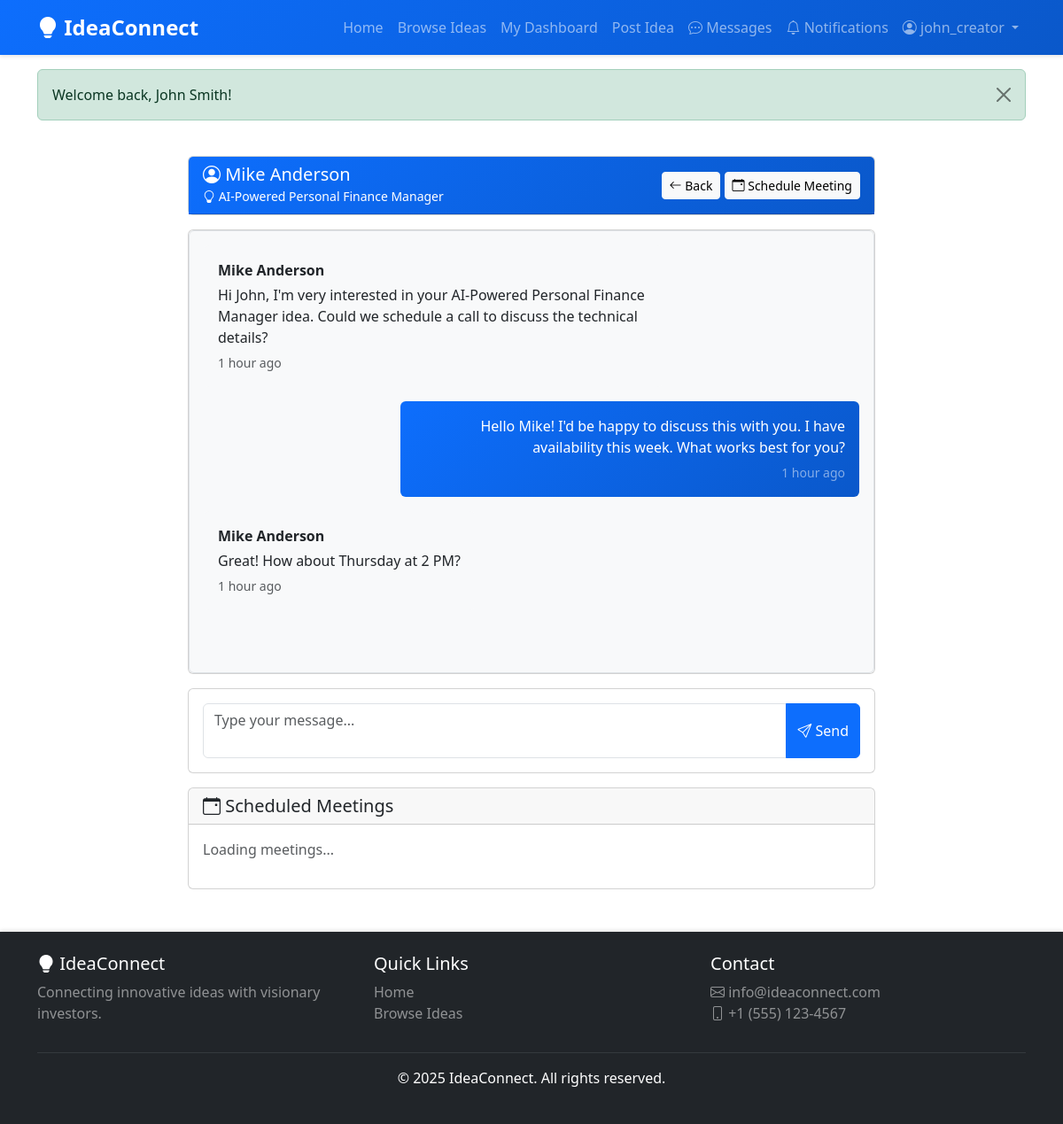
The app's page /pages/chat/conversation.php?id=1 (signed in) with its own data.
### tables this page shows
CREATE TABLE conversations (
    id INT PRIMARY KEY AUTO_INCREMENT,
    idea_id INT NOT NULL,
    creator_id INT NOT NULL,
    investor_id INT NOT NULL,
    last_message_at TIMESTAMP DEFAULT CURRENT_TIMESTAMP,
    created_at TIMESTAMP DEFAULT CURRENT_TIMESTAMP,
    FOREIGN KEY (idea_id) REFERENCES ideas(id) ON DELETE CASCADE,
    FOREIGN KEY (creator_id) REFERENCES users(id) ON DELETE CASCADE,
    FOREIGN KEY (investor_id) REFERENCES users(id) ON DELETE CASCADE,
    UNIQUE KEY unique_conversation (idea_id, creator_id, investor_id),
    INDEX idx_creator_id (creator_id),
    INDEX idx_investor_id (investor_id)
);

CREATE TABLE users (
    id INT PRIMARY KEY AUTO_INCREMENT,
    username VARCHAR(50) UNIQUE NOT NULL,
    email VARCHAR(100) UNIQUE NOT NULL,
    password VARCHAR(255) NOT NULL,
    full_name VARCHAR(100) NOT NULL,
    user_type ENUM('creator', 'investor') NOT NULL,
    bio TEXT,
    profile_image VARCHAR(255) DEFAULT 'default-avatar.png',
    created_at TIMESTAMP DEFAULT CURRENT_TIMESTAMP,
    updated_at TIMESTAMP DEFAULT CURRENT_TIMESTAMP ON UPDATE CURRENT_TIMESTAMP,
    INDEX idx_user_type (user_type),
    INDEX idx_email (email)
);

CREATE TABLE ideas (
    id INT PRIMARY KEY AUTO_INCREMENT,
    user_id INT NOT NULL,
    title VARCHAR(200) NOT NULL,
    description TEXT NOT NULL,
    category VARCHAR(50) NOT NULL,
    status ENUM('draft', 'published', 'archived') DEFAULT 'published',
    views INT DEFAULT 0,
    created_at TIMESTAMP DEFAULT CURRENT_TIMESTAMP,
    updated_at TIMESTAMP DEFAULT CURRENT_TIMESTAMP ON UPDATE CURRENT_TIMESTAMP,
    FOREIGN KEY (user_id) REFERENCES users(id) ON DELETE CASCADE,
    INDEX idx_user_id (user_id),
    INDEX idx_category (category),
    INDEX idx_status (status),
    INDEX idx_created_at (created_at)
);

CREATE TABLE messages (
    id INT PRIMARY KEY AUTO_INCREMENT,
    conversation_id INT NOT NULL,
    sender_id INT NOT NULL,
    message TEXT NOT NULL,
    is_read BOOLEAN DEFAULT FALSE,
    created_at TIMESTAMP DEFAULT CURRENT_TIMESTAMP,
    FOREIGN KEY (conversation_id) REFERENCES conversations(id) ON DELETE CASCADE,
    FOREIGN KEY (sender_id) REFERENCES users(id) ON DELETE CASCADE,
    INDEX idx_conversation_id (conversation_id),
    INDEX idx_sender_id (sender_id),
    INDEX idx_created_at (created_at)
);

### config/config.php (called while the page is built, shortened)
<?php
function getCurrentUserId() {
    return $_SESSION['user_id'] ?? null;
}
function getCurrentUserType() {
    return $_SESSION['user_type'] ?? null;
}
function timeAgo($datetime) {
    $timestamp = strtotime($datetime);
    $diff = time() - $timestamp;
    if ($diff < 60) {
        return 'Just now';
    } elseif ($diff < 3600) {
        $minutes = floor($diff / 60);
        return $minutes . ' minute' . ($minutes > 1 ? 's' : '') . ' ago';
    } elseif ($diff < 86400) {
        $hours = floor($diff / 3600);
        return $hours . ' hour' . ($hours > 1 ? 's' : '') . ' ago';
    } elseif ($diff < 604800) {
        $days = floor($diff / 86400);
        return $days . ' day' . ($days > 1 ? 's' : '') . ' ago';
    } else {
        return date('M d, Y', $timestamp);
    }
}

### pages/chat/conversation.php (the view, shortened to what this page needs)
<?php
require_once __DIR__ . '/../../config/config.php';
require_once __DIR__ . '/../../includes/header.php';
$conn = getDBConnection();
$user_id = getCurrentUserId();
$user_type = getCurrentUserType();
$conversation_id = isset($_GET['id']) ? (int)$_GET['id'] : 0;
$stmt = $conn->prepare("
    SELECT c.*, i.title as idea_title, i.user_id as creator_id,
           creator.full_name as creator_name, creator.username as creator_username,
           investor.full_name as investor_name, investor.username as investor_username
    FROM conversations c
    JOIN ideas i ON c.idea_id = i.id
    JOIN users creator ON c.creator_id = creator.id
    JOIN users investor ON c.investor_id = investor.id
    WHERE c.id = ? AND (c.creator_id = ? OR c.investor_id = ?)
");
$stmt->bind_param("iii", $conversation_id, $user_id, $user_id);
$stmt->execute();
$result = $stmt->get_result();
$conversation = $result->fetch_assoc();
$other_user_name = $user_type === USER_TYPE_CREATOR
    ? $conversation['investor_name']
    : $conversation['creator_name'];
$stmt = $conn->prepare("
    SELECT m.*, u.full_name as sender_name
    FROM messages m
    JOIN users u ON m.sender_id = u.id
    WHERE m.conversation_id = ?
    ORDER BY m.created_at ASC
");
$stmt->bind_param("i", $conversation_id);
$stmt->execute();
$messages = $stmt->get_result();
?>
<div class="container-fluid mt-4 mb-5">
    <div class="row">
        <div class="col-lg-8 offset-lg-2">
            <div class="card mb-3">
                <div class="card-header bg-primary text-white">
                    <div class="d-flex justify-content-between align-items-center">
                        <div>
                            <h5 class="mb-0">
                                <i class="bi bi-person-circle"></i> <?php echo htmlspecialchars($other_user_name); ?>
                            </h5>
                            <small>
                                <i class="bi bi-lightbulb"></i>
                                <a href="<?php echo APP_URL; ?>/pages/idea-detail.php?id=<?php echo $conversation['idea_id']; ?>"
                                   class="text-white text-decoration-none">
                                    <?php echo htmlspecialchars($conversation['idea_title']); ?>
                                </a>
                            </small>
                        </div>
                        <div>
                            <a href="<?php echo APP_URL; ?>/pages/chat/conversations.php" class="btn btn-sm btn-light">
                                <i class="bi bi-arrow-left"></i> Back
                            </a>
                            <button class="btn btn-sm btn-light" data-bs-toggle="modal" data-bs-target="#scheduleMeetingModal">
                                <i class="bi bi-calendar-event"></i> Schedule Meeting
                            </button>
                        </div>
                    </div>
                </div>
            </div>
            <div class="card mb-3">
                <div class="card-body" id="chatMessages" style="height: 500px; overflow-y: auto;">
                    <?php if ($messages->num_rows > 0): ?>
                        <?php while ($msg = $messages->fetch_assoc()): ?>
                            <?php $is_mine = $msg['sender_id'] == $user_id; ?>
                            <div class="mb-3 <?php echo $is_mine ? 'text-end' : ''; ?>">
                                <div class="d-inline-block <?php echo $is_mine ? 'bg-primary text-white' : 'bg-light'; ?> rounded p-3"
                                     style="max-width: 70%;">
                                    <?php if (!$is_mine): ?>
                                        <strong class="d-block mb-1"><?php echo htmlspecialchars($msg['sender_name']); ?></strong>
                                    <?php endif; ?>
                                    <p class="mb-1"><?php echo nl2br(htmlspecialchars($msg['message'])); ?></p>
                                    <small class="<?php echo $is_mine ? 'text-white-50' : 'text-muted'; ?>">
                                        <?php echo timeAgo($msg['created_at']); ?>
                                    </small>
                                </div>
                            </div>
                        <?php endwhile; ?>
                    <?php endif; ?>
                </div>
            </div>
            <div class="card">
                <div class="card-body">
                    <form id="sendMessageForm">
                        <div class="input-group">
                            <textarea class="form-control" id="messageInput" placeholder="Type your message..."
                                      rows="2" required></textarea>
                            <button class="btn btn-primary" type="submit">
                                <i class="bi bi-send"></i> Send
                            </button>
                        </div>
                    </form>
                </div>
            </div>
            <div class="card mt-3">
                <div class="card-header">
                    <h5 class="mb-0"><i class="bi bi-calendar-event"></i> Scheduled Meetings</h5>
                </div>
                <div class="card-body" id="meetingsList">
                    <p class="text-muted">Loading meetings...</p>
                </div>
            </div>
        </div>
    </div>
</div>
<?php require_once __DIR__ . '/../../includes/footer.php'; ?>

### assets/css/style.css (style rules this page uses)
:root { --primary-color: #0d6efd; --secondary-color: #6c757d; --success-color: #198754; --danger-color: #dc3545; --warning-color: #ffc107; --info-color: #0dcaf0; }
body { font-family: 'Segoe UI', Tahoma, Geneva, Verdana, sans-serif; min-height: 100vh; display: flex; flex-direction: column; }
.card { transition: all 0.3s ease; }
.btn { transition: all 0.3s ease; }
#chatMessages { background-color: #f8f9fa; border: 1px solid #dee2e6; border-radius: 0.375rem; }
#messageInput { resize: none; }
.bi-person-circle { transition: color 0.3s ease; }
.bg-primary { background: linear-gradient(135deg, #0d6efd 0%, #0a58ca 100%) !important; }
html { scroll-behavior: smooth; }

### records on screen
conversations: investor.full_name "Mike Anderson", idea.title "AI-Powered Personal Finance Manager"
messages: sender.full_name "Mike Anderson", message "Hi John, I'm very interested in your AI-Powered Personal Finance Manager idea. Could we schedule a call to discuss the technical details?", created_at "1 hour ago"
messages: message "Hello Mike! I'd be happy to discuss this with you. I have availability this week. What works best for you?", created_at "1 hour ago"
messages: sender.full_name "Mike Anderson", message "Great! How about Thursday at 2 PM?", created_at "1 hour ago"

### other values on screen
APP_NAME "IdeaConnect"
$_SESSION['username'] "john_creator"
$flashMessage['message'] "Welcome back, John Smith!"
